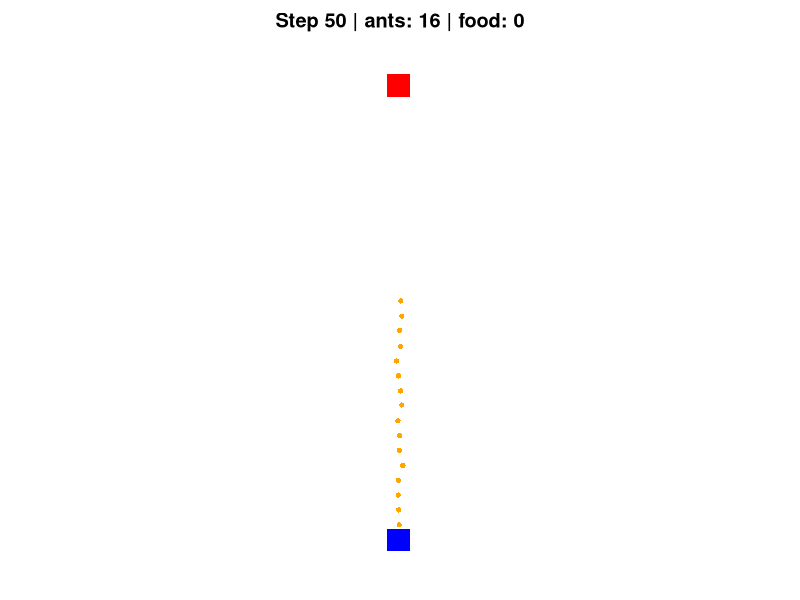
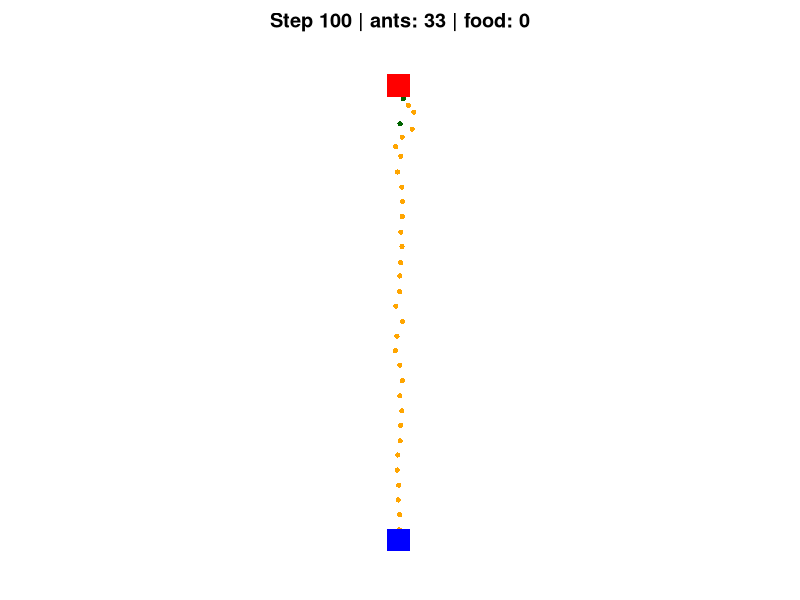
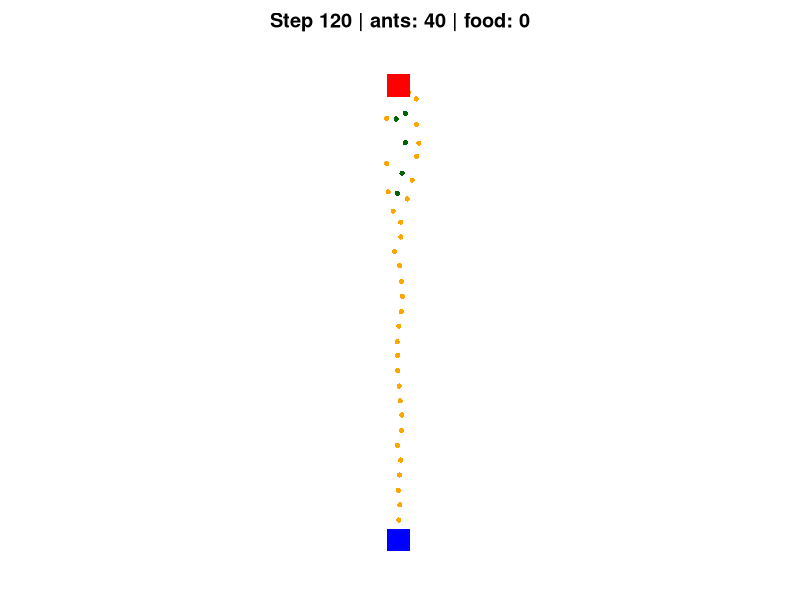
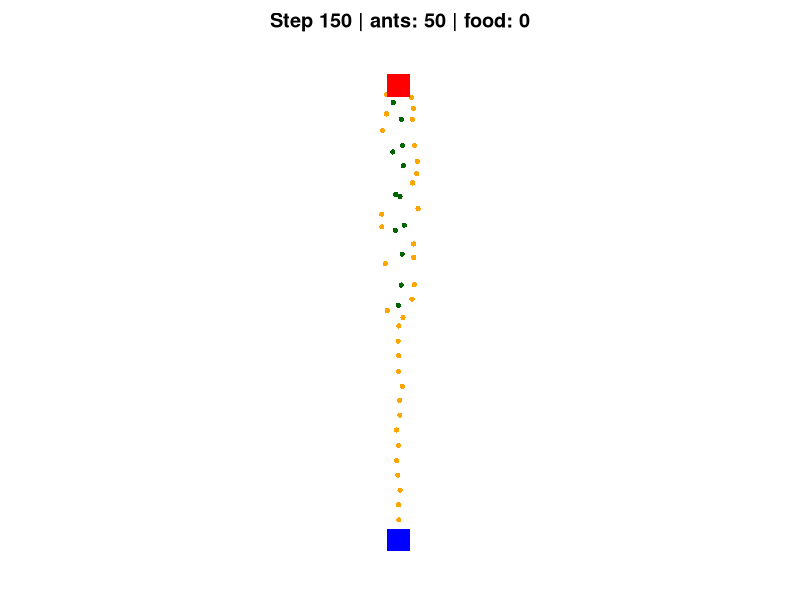
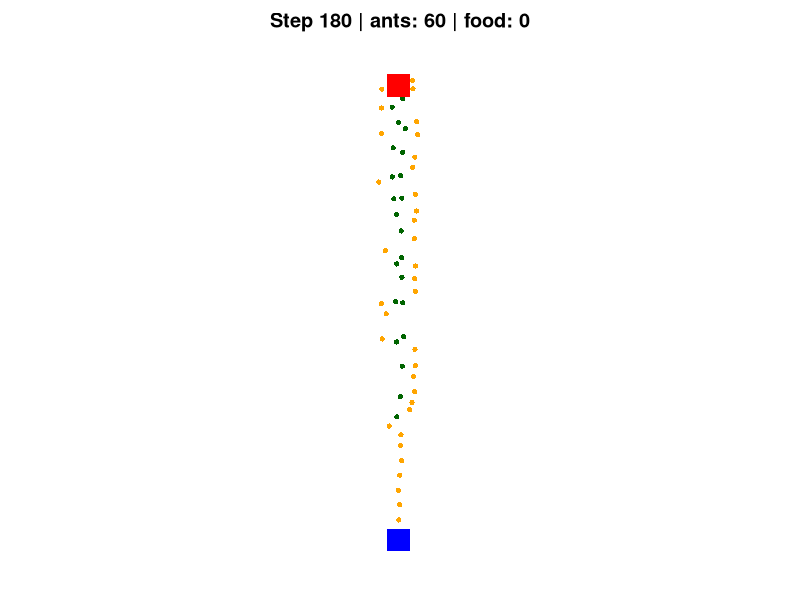
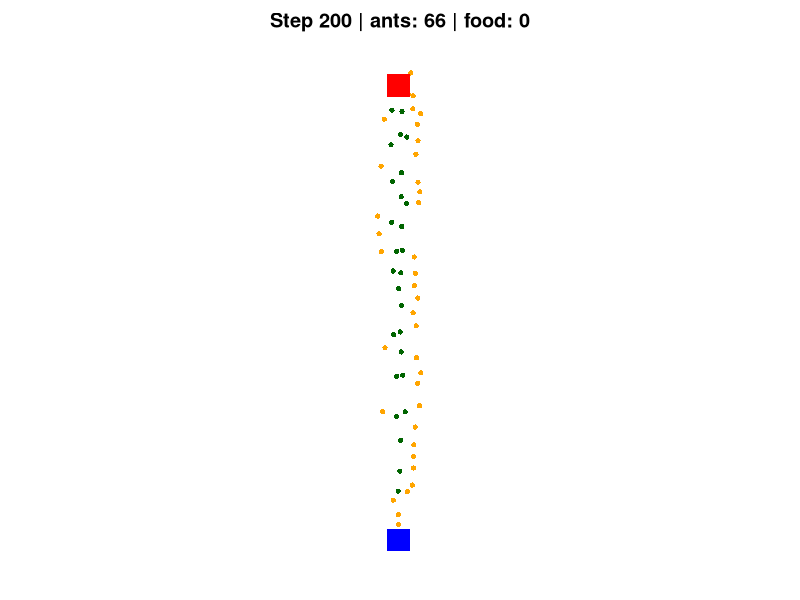
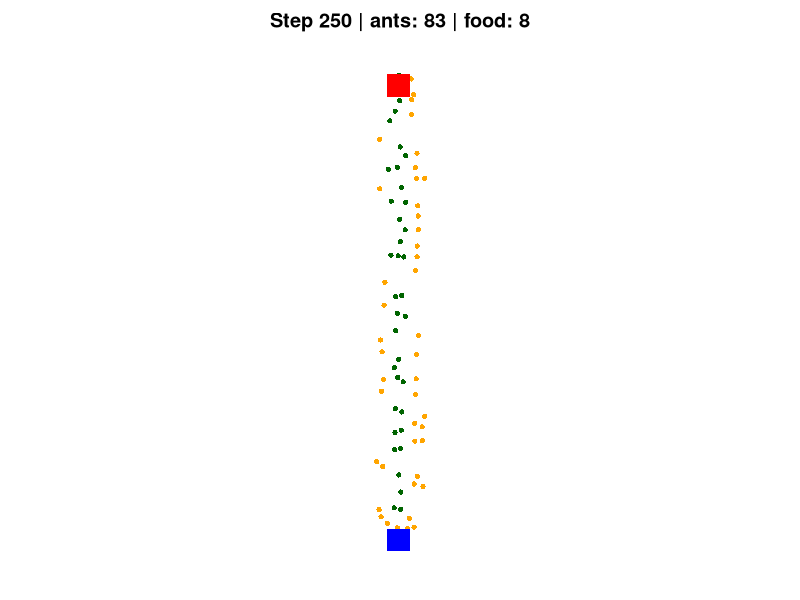
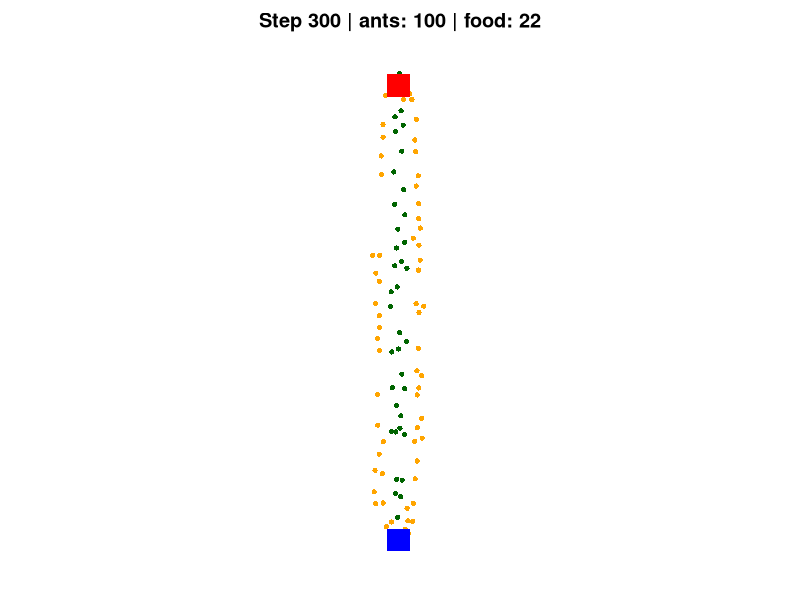

R code for these plots, in order:
# set seed for pseudorandomness

set.seed(2)

GRID_SIZE = 100

N_STEPS = 300
DRAW_INTERVAL = 50

SAVE_STEPS <- c(50, 120, 180, 300)

PRIORITY_DETECT_RADIUS = 5
PRIORITY_REPULSION_STRENGTH = 0.7 #ranging from 0 - 1

LOAD_SPEED_MULTIPLIER = 0.75

MAX_ANTS = 110

FOOD_RADIUS = 3
NEST_RADIUS = 3
SPAWN_INTERVAL = 3

SELF_REPULSION_STRENGTH = 3
SELF_DETECT_RADIUS = 2
STEP_SIZE = 1

food_count = 0

nest <- c(50, 5)
food_spawn <- c(50, 95)

ants <- data.frame(
  x = numeric(),
  y = numeric(),
  hx = numeric(),
  hy = numeric(),
  startTime = numeric(),
  state = character() # searching | returning
)

pheromone <- matrix(0, GRID_SIZE, GRID_SIZE)

par(mar = c(1,1,2,1))


unit_vec <- function(v) {
  
  n <- sqrt(sum(v^2))
  
  if(n < 1e-10)
    return(c(0,0))
  
  v / n
}


draw_scene <- function(step) {
  
  plot(
    NA,
    xlim = c(1, GRID_SIZE),
    ylim = c(1, GRID_SIZE),
    xlab = "",
    ylab = "",
    axes = FALSE,
    asp = 1000 / 500,
    main = paste(
      "Step", step,
      "| ants:", nrow(ants),
      "| food:", food_count
    )
  )
  
  points(
    ants$x[ants$state == "returning"],
    ants$y[ants$state == "returning"],
    col = "darkgreen",
    pch = 16,
    cex = 0.7
  )
  
  points(
    ants$x[ants$state == "searching"],
    ants$y[ants$state == "searching"],
    col = "orange",
    pch = 16,
    cex = 0.7
  )
  
  points(nest[1], nest[2], pch = 15, col = "blue", cex = 3)
  points(food_spawn[1], food_spawn[2], pch = 15, col = "red", cex = 3)
}


for(step in 1:N_STEPS) {
  
  # ---------
  # Spawn ants
  # ---------
  
  if(step %% SPAWN_INTERVAL == 0 && nrow(ants) < MAX_ANTS) { # 
    # Loaded ant starts at foodspawn
    # ants <- rbind(
    #   ants,
    #   data.frame(
    #     x = food_spawn[1],
    #     y = food_spawn[2],
    #     hx = 0,
    #     hy = -1,
    #     state = "returning",
    #     startTime = step
    #   )
    # )
    
    # unloaded ant starts at nest
    ants <- rbind(
      ants,
      data.frame(
        x = nest[1],
        y = nest[2],
        hx = 0,
        hy = 1,
        state = "searching",
        startTime = step
      )
    )
  }
  
  # ----
  # Move ants
  # ----
  for(i in seq_len(nrow(ants))) {
    
    pos <- c(ants$x[i], ants$y[i])
    noise <- unit_vec(rnorm(2))
    
    
    from_nest <- unit_vec(
      pos - nest
    )
    
    to_nest <- unit_vec(
      nest - pos
    )
    
    # Cause no pheromone for now; ants 'know' location of food for now
    
    to_food <- unit_vec(
      food_spawn - pos
    )
    
    if(ants$state[i] == "searching") {
      dir <-
        # 0.70 * from_nest +
        0.80 * to_food +
        0.20 * noise
      
      # traffic rule: move out of way for returning ants
      returners <- which(ants$state == "returning")
      
      if(length(returners) > 0) {
        diffs <- cbind(ants$x[returners] - pos[1],
                       ants$y[returners] - pos[2])
        dists <- sqrt(rowSums(diffs^2))
        near  <- which(dists > 0 & dists < PRIORITY_DETECT_RADIUS)
        if(length(near) > 0) {
          # weighted average push-away vector (the closer the stronger)
          weights  <- 1 / dists[near]
          away_vec <- colSums(-diffs[near, , drop = FALSE] * weights)
          away_vec <- unit_vec(away_vec)
          # step sideways: keep only the perpendicular component
          fwd      <- unit_vec(dir)
          side     <- away_vec - sum(away_vec * fwd) * fwd
          side     <- unit_vec(side)
          dir <- unit_vec((1 - PRIORITY_REPULSION_STRENGTH) * dir +
                            PRIORITY_REPULSION_STRENGTH      * side)
        }
      }
      
      speed = STEP_SIZE
      }
    
    if(ants$state[i] == "returning") {
      dir <-
        0.80 * to_nest +
        0.20 * noise
      
      speed = STEP_SIZE * LOAD_SPEED_MULTIPLIER
    }
    
      # collision avoidance
      diffs2 <- cbind(ants$x - pos[1],
                      ants$y - pos[2])
      dists2 <- sqrt(rowSums(diffs2^2))
      near2  <- which(dists2 > 0 & dists2 < SELF_DETECT_RADIUS)
      
      if(length(near2) > 0) {
        weights2  <- 1 / dists2[near2]
        repel_vec <- unit_vec(colSums(-diffs2[near2, , drop = FALSE] * weights2))
        dir <- unit_vec(dir + SELF_REPULSION_STRENGTH * repel_vec)
      }
    
    dir <- unit_vec(dir)
    
    ants$x[i] <- ants$x[i] +
      speed * dir[1]
    
    ants$y[i] <- ants$y[i] +
      speed * dir[2]
}
  
  
  
  # ---------
  # State flips
  # ---------
  searchers <- which(ants$state == "searching")
  if (length(searchers) > 0) {
    dists_to_food <- sqrt((ants$x[searchers] - food_spawn[1])^2 +
                            (ants$y[searchers] - food_spawn[2])^2)
    ants$state[searchers[dists_to_food < FOOD_RADIUS]] <- "returning"
  }

  returners <- which(ants$state == "returning")
  
  if (length(returners) > 0) {
    
    dists_to_nest <- sqrt(
      (ants$x[returners] - nest[1])^2 +
        (ants$y[returners] - nest[2])^2
    )
    
    arrived <- returners[dists_to_nest < NEST_RADIUS]
    
    food_count <- food_count + length(arrived)
    
    ants$state[arrived] <- "searching"
  }
  
  
  # -----
  # Draw
  # -----
  
  if(step %in% SAVE_STEPS) {
    svg(sprintf("images/PR_5/step_%03d.svg", step), width = 10, height = 5)
    draw_scene(step)
    dev.off()
  }
  
  if(step %% DRAW_INTERVAL == 0 ||
     step %in% SAVE_STEPS ||
     step == N_STEPS) {
    
    draw_scene(step)
    Sys.sleep(0.1)
  }
}
